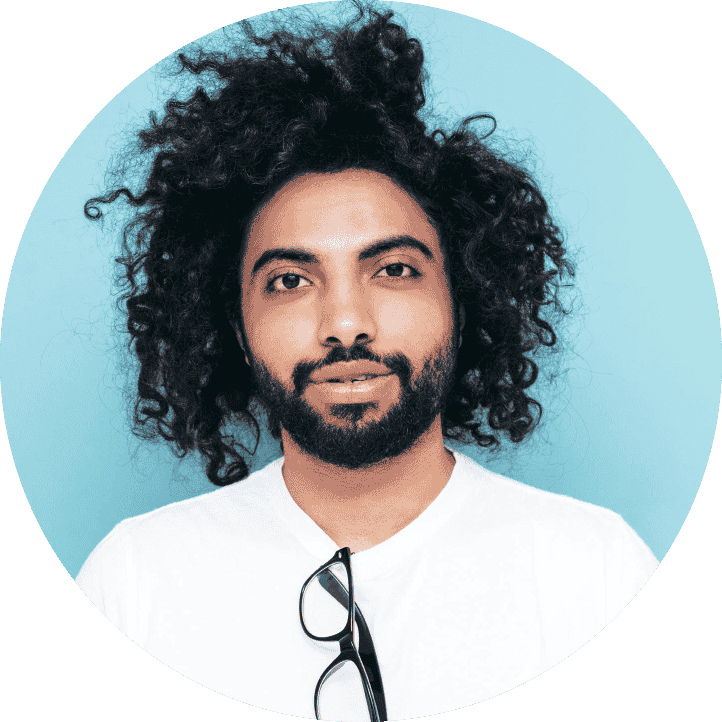
#> input picture img/customers/AadarshThapa.png, 722 x 722 px, found by its file name; its folder holds only this picture in this run
$ python add_padding_to_images.py
#> lines starting #> are read from the running program, lines starting #| are printed output that depends on the picture
#This script was written to: Resize images with padding

import os
from PIL import Image

def add_padding_to_folder(input_folder, output_folder, target_width, target_height):
    # Ensure the output folder exists
#> called with input_folder = 'img/customers', output_folder = 'img/op', target_width = 500, target_height = 500
    os.makedirs(output_folder, exist_ok=True)

    # Process each file in the input folder
    for filename in os.listdir(input_folder):
        input_path = os.path.join(input_folder, filename)
        output_path = os.path.join(output_folder, filename)

        # Skip non-image files
        if not filename.lower().endswith(('.png', '.jpg', '.jpeg')):
            continue

        # Open the image
        try:
            image = Image.open(input_path)
#> image is the input picture: PIL image 722x722 P; mean R, G, B, A 130.1, 152, 147.3, 200.5
        except Exception as e:
            print(f"Skipping {filename}: {e}")
            continue

        # Calculate padding
        left = (target_width - image.width) // 2
#> left = -111
        top = (target_height - image.height) // 2
#> top = -111
        right = target_width - image.width - left
#> right = -111
        bottom = target_height - image.height - top
#> bottom = -111

        # Create a new image with a transparent background
        new_image = Image.new("RGB", (target_width, target_height), (96, 89, 79))
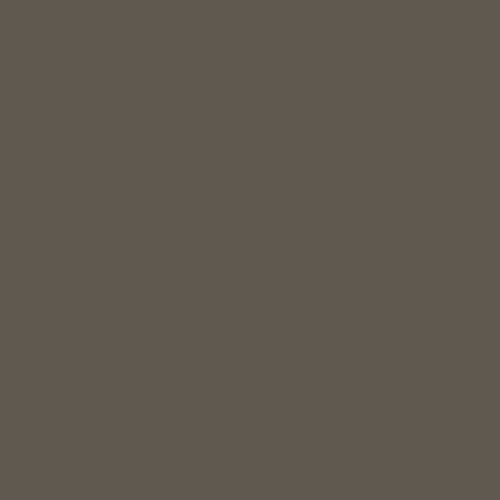
#> new_image: PIL image 500x500 RGB; mean R, G, B 96, 89, 79

        # Paste the original image onto the new image
        new_image.paste(image, (left, top))
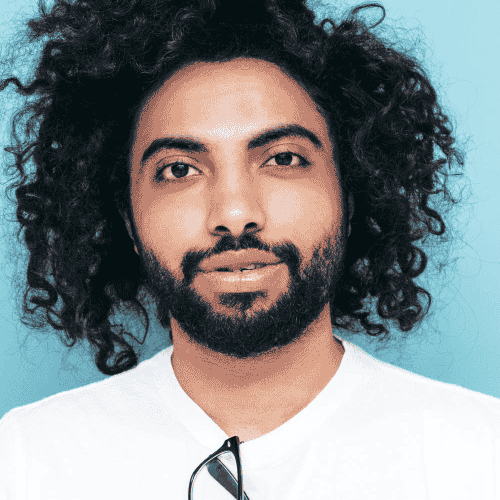
#> new_image: PIL image 500x500 RGB; mean R, G, B 131.5, 137.1, 138.1

        # Save the result
        new_image.save(output_path, format="PNG")
        print(f"Processed: {filename}")

# Example usage
input_folder = "img/customers"
output_folder = "img/op"
target_width = 500
target_height = 500

add_padding_to_folder(input_folder, output_folder, target_width, target_height)

$ run again, on img/customers/CleanShot 2024-12-27 at 18.09.50@2x.png
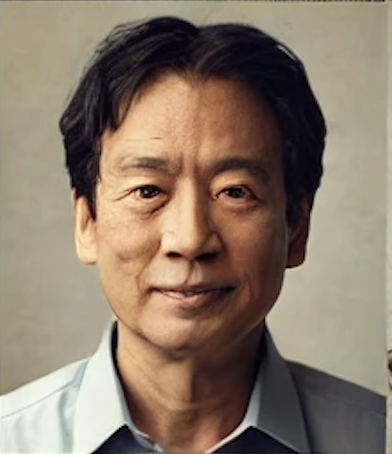
#> input picture img/customers/CleanShot 2024-12-27 at 18.09.50@2x.png, 392 x 454 px, found by its file name
#> in add_padding_to_folder, image is the input picture: PIL image 392x454 RGBA; mean R, G, B, A 138.4, 121.9, 105.4, 255
#> in add_padding_to_folder, `new_image.paste(image, (left, top))`:
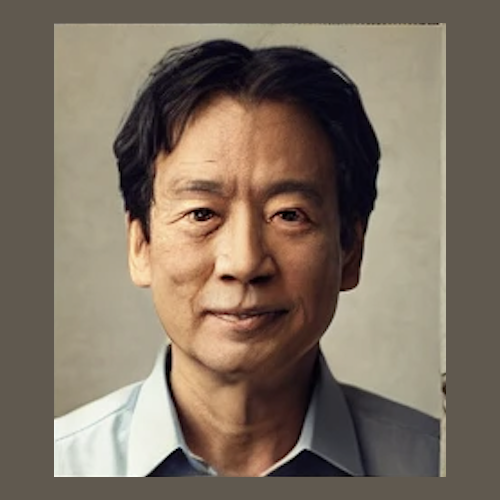
#> new_image: PIL image 500x500 RGB; mean R, G, B 126.2, 112.4, 97.8

$ run again, on img/customers/CleanShot 2024-12-27 at 18.09.59@2x.png
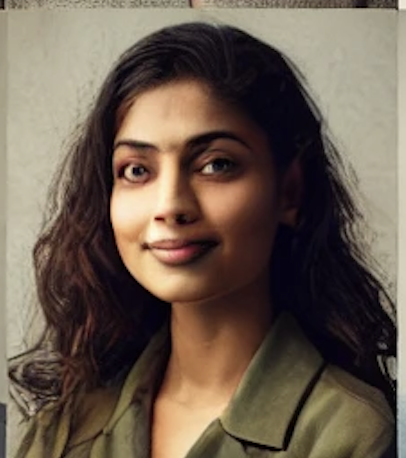
#> input picture img/customers/CleanShot 2024-12-27 at 18.09.59@2x.png, 406 x 458 px, found by its file name
#> in add_padding_to_folder, image is the input picture: PIL image 406x458 RGBA; mean R, G, B, A 108.6, 94, 80.5, 255
#> in add_padding_to_folder, `new_image.paste(image, (left, top))`:
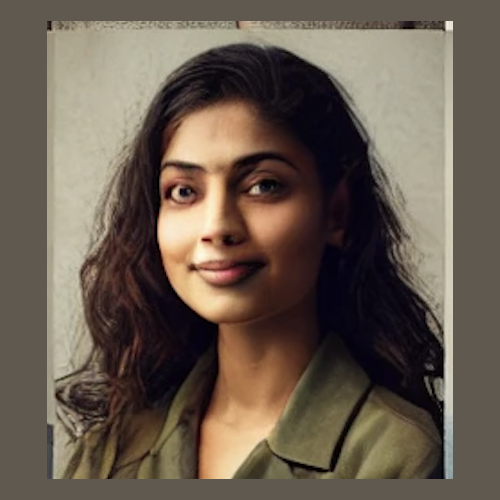
#> new_image: PIL image 500x500 RGB; mean R, G, B 105.4, 92.7, 80.1
